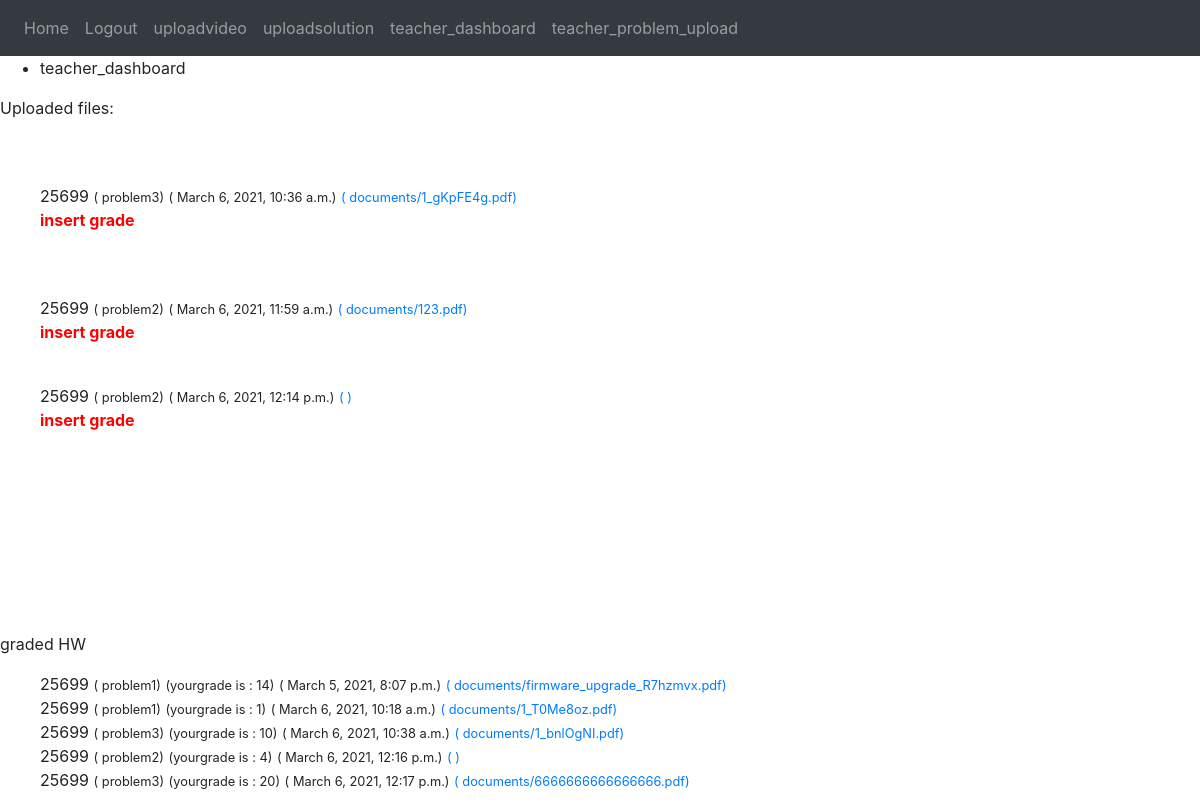
Before: /alluploads/ (signed in) with the older database file.
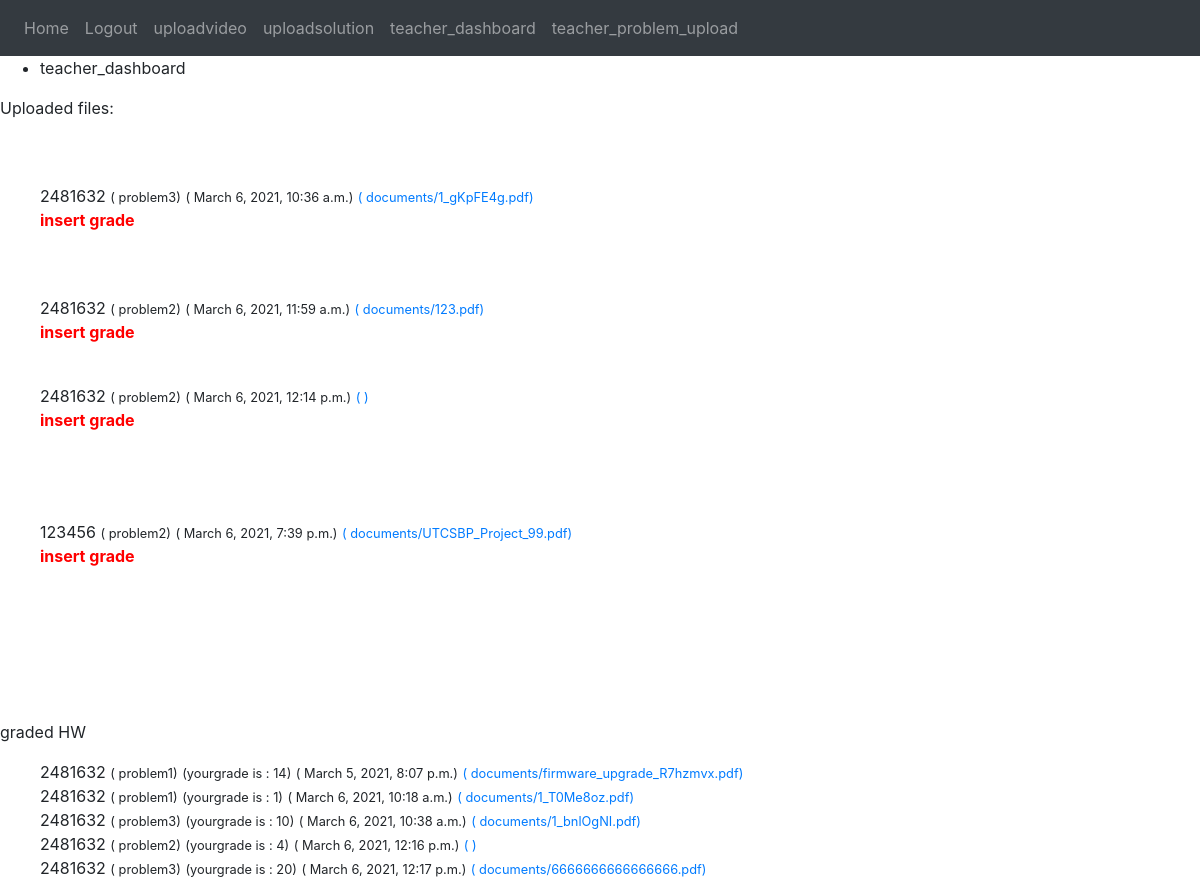
After: the same page with the newer database file.
### classroom/models.py (models this page shows, shortened)
class ProblemAnswer(models.Model):
    student=models.ForeignKey(Student,on_delete=models.CASCADE,blank=True, null=True)
    senttime=models.DateTimeField(auto_now_add=True)
    document = models.FileField(upload_to='documents/')
    problem=models.ForeignKey(Problem,on_delete=models.CASCADE,blank=True, null=True)
    grade=models.IntegerField(blank=True, null=True)

class Student(models.Model):
    user = models.OneToOneField(User, on_delete=models.CASCADE)
    id_num=models.IntegerField(default=0)
    def __str__(self):
        return str(self.id_num)

class Problem(models.Model):
    name = models.CharField(max_length=30,default="problem1")
    text = models.TextField()
    deadline= models.DateTimeField(auto_now_add=True)
    def __str__(self):
        return self.name

### classroom/views.py (the view)
# urls.py: path("alluploads/", views.home, name="home"),
@login_required(login_url='/login')
def home(request):
    documents = ProblemAnswer.objects.all
    return render(request, 'classroom/home1.html', { 'documents': documents })

### classroom/templates/classroom/home1.html
{% extends 'base.html' %}
{% block content %}
  <ul>
    <li>
      <a >teacher_dashboard</a>
    </li>
  </ul>
  <p>Uploaded files:</p>
  <ul>
    {% for obj in documents %}
        {% if obj.grade is None %}
        <a>{{ obj.student }}</a>
         <small>( {{ obj.problem }})</small>
          <small>( {{ obj.senttime }})</small>
          <a href="{%url 'document_details' obj.id %}"><small>( {{ obj.document }})</small></a>
            <a href="{% url 'insert_grade' obj.id %}"> <p style="color:red;"> <strong>insert grade </strong></p></a>
        {% endif %}
       <br />
    {% endfor %}
  </ul>
 <br />
  <br />
   <br />
    <br />
      <p>graded HW</p>
  <ul>
    {% for obj in documents %}
        {% if obj.grade is None%}
        {% else %}
        <a>{{ obj.student }}</a>
         <small>( {{ obj.problem }})</small>
          <small>(yourgrade is : {{ obj.grade }})</small>
        <small>( {{ obj.senttime }})</small>
        <a href="{%url 'document_details' obj.id  %}"><small>( {{ obj.document }})</small></a>
         <br />
        {% endif %}
    {% endfor %}
  </ul>
{% endblock %}

Changed rows visible on the page:
changed through a linked row, ProblemAnswer "March 6, 2021, 10:36 a.m.": student "25699" → "2481632"
changed through a linked row, ProblemAnswer "March 6, 2021, 11:59 a.m.": student "25699" → "2481632"
changed through a linked row, ProblemAnswer "March 6, 2021, 12:14 p.m.": student "25699" → "2481632"
added ProblemAnswer: student "123456", problem "problem2", senttime "March 6, 2021, 7:39 p.m.", document "documents/UTCSBP_Project_99.pdf"
changed through a linked row, ProblemAnswer "March 5, 2021, 8:07 p.m.": student "25699" → "2481632"
changed through a linked row, ProblemAnswer "March 6, 2021, 10:18 a.m.": student "25699" → "2481632"
changed through a linked row, ProblemAnswer "March 6, 2021, 10:38 a.m.": student "25699" → "2481632"
changed through a linked row, ProblemAnswer "March 6, 2021, 12:16 p.m.": student "25699" → "2481632"
changed through a linked row, ProblemAnswer "March 6, 2021, 12:17 p.m.": student "25699" → "2481632"
